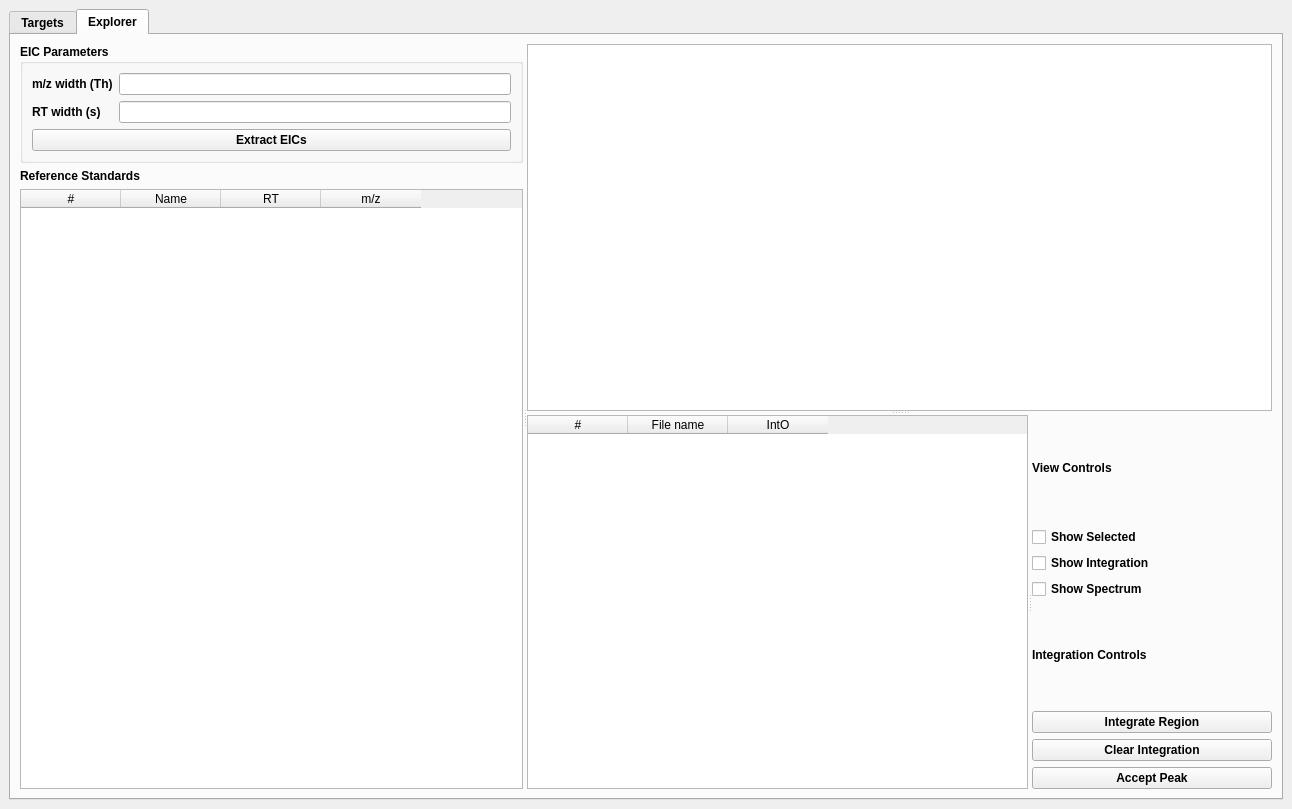
<?xml version="1.0" encoding="UTF-8"?>
<ui version="4.0">
 <class>TargetExplorer</class>
 <widget class="QDockWidget" name="TargetExplorer">
  <property name="geometry">
   <rect>
    <x>0</x>
    <y>0</y>
    <width>1292</width>
    <height>809</height>
   </rect>
  </property>
  <property name="font">
   <font>
    <weight>75</weight>
    <bold>true</bold>
   </font>
  </property>
  <property name="windowTitle">
   <string>Target Explorer</string>
  </property>
  <widget class="QWidget" name="dockWidgetContents">
   <layout class="QGridLayout" name="gridLayout_4">
    <item row="0" column="0">
     <widget class="QTabWidget" name="tabWidget">
      <property name="currentIndex">
       <number>1</number>
      </property>
      <widget class="QWidget" name="tab">
       <attribute name="title">
        <string>Targets</string>
       </attribute>
       <layout class="QGridLayout" name="gridLayout">
        <item row="0" column="0">
         <widget class="QTableWidget" name="standardTable">
          <property name="font">
           <font>
            <weight>50</weight>
            <bold>false</bold>
           </font>
          </property>
          <column>
           <property name="text">
            <string>#</string>
           </property>
          </column>
          <column>
           <property name="text">
            <string>Compound</string>
           </property>
          </column>
          <column>
           <property name="text">
            <string>Match</string>
           </property>
          </column>
          <column>
           <property name="text">
            <string>Ref RT</string>
           </property>
          </column>
          <column>
           <property name="text">
            <string>RT Error</string>
           </property>
          </column>
          <column>
           <property name="text">
            <string>Ref m/z</string>
           </property>
          </column>
          <column>
           <property name="text">
            <string>m/z Error</string>
           </property>
          </column>
         </widget>
        </item>
       </layout>
      </widget>
      <widget class="QWidget" name="tab_2">
       <attribute name="title">
        <string>Explorer</string>
       </attribute>
       <layout class="QGridLayout" name="gridLayout_8">
        <item row="0" column="0">
         <widget class="QSplitter" name="splitter_3">
          <property name="orientation">
           <enum>Qt::Horizontal</enum>
          </property>
          <widget class="QWidget" name="layoutWidget">
           <layout class="QVBoxLayout" name="verticalLayout">
            <item>
             <widget class="QGroupBox" name="groupBox">
              <property name="title">
               <string>EIC Parameters</string>
              </property>
              <layout class="QGridLayout" name="gridLayout_5">
               <item row="0" column="0" colspan="2">
                <layout class="QGridLayout" name="gridLayout_6">
                 <item row="1" column="0">
                  <widget class="QLabel" name="label_7">
                   <property name="text">
                    <string>RT width (s)</string>
                   </property>
                  </widget>
                 </item>
                 <item row="0" column="0">
                  <widget class="QLabel" name="label_6">
                   <property name="text">
                    <string>m/z width (Th)</string>
                   </property>
                  </widget>
                 </item>
                 <item row="1" column="1">
                  <widget class="QLineEdit" name="rtDisplayEntry">
                   <property name="font">
                    <font>
                     <weight>50</weight>
                     <bold>false</bold>
                    </font>
                   </property>
                  </widget>
                 </item>
                 <item row="0" column="1">
                  <widget class="QLineEdit" name="mzTolEntry">
                   <property name="font">
                    <font>
                     <weight>50</weight>
                     <bold>false</bold>
                    </font>
                   </property>
                  </widget>
                 </item>
                 <item row="2" column="0" colspan="2">
                  <widget class="QPushButton" name="extractEICsButton">
                   <property name="text">
                    <string>Extract EICs</string>
                   </property>
                  </widget>
                 </item>
                </layout>
               </item>
              </layout>
             </widget>
            </item>
            <item>
             <layout class="QGridLayout" name="gridLayout_7">
              <item row="0" column="0">
               <widget class="QLabel" name="label_9">
                <property name="font">
                 <font>
                  <weight>75</weight>
                  <bold>true</bold>
                 </font>
                </property>
                <property name="text">
                 <string>Reference Standards</string>
                </property>
               </widget>
              </item>
              <item row="1" column="0">
               <widget class="QTableWidget" name="refStandardsTable">
                <property name="font">
                 <font>
                  <weight>50</weight>
                  <bold>false</bold>
                 </font>
                </property>
                <column>
                 <property name="text">
                  <string>#</string>
                 </property>
                </column>
                <column>
                 <property name="text">
                  <string>Name</string>
                 </property>
                </column>
                <column>
                 <property name="text">
                  <string>RT</string>
                 </property>
                </column>
                <column>
                 <property name="text">
                  <string>m/z</string>
                 </property>
                </column>
               </widget>
              </item>
             </layout>
            </item>
           </layout>
          </widget>
          <widget class="QSplitter" name="splitter_2">
           <property name="orientation">
            <enum>Qt::Vertical</enum>
           </property>
           <widget class="GraphicsLayoutWidget" name="eicPlot"/>
           <widget class="QSplitter" name="splitter">
            <property name="orientation">
             <enum>Qt::Horizontal</enum>
            </property>
            <widget class="QTableWidget" name="samplesTable">
             <property name="font">
              <font>
               <weight>50</weight>
               <bold>false</bold>
              </font>
             </property>
             <column>
              <property name="text">
               <string>#</string>
              </property>
             </column>
             <column>
              <property name="text">
               <string>File name</string>
              </property>
             </column>
             <column>
              <property name="text">
               <string>IntO</string>
              </property>
             </column>
            </widget>
            <widget class="QWidget" name="layoutWidget_2">
             <layout class="QVBoxLayout" name="verticalLayout_4">
              <item>
               <layout class="QVBoxLayout" name="verticalLayout_2">
                <item>
                 <widget class="QLabel" name="label_10">
                  <property name="font">
                   <font>
                    <weight>75</weight>
                    <bold>true</bold>
                   </font>
                  </property>
                  <property name="text">
                   <string>View Controls</string>
                  </property>
                 </widget>
                </item>
                <item>
                 <widget class="QCheckBox" name="selectedOnlyCB">
                  <property name="text">
                   <string>Show Selected</string>
                  </property>
                 </widget>
                </item>
                <item>
                 <widget class="QCheckBox" name="showIntegrationCB">
                  <property name="text">
                   <string>Show Integration</string>
                  </property>
                 </widget>
                </item>
                <item>
                 <widget class="QCheckBox" name="showSpectrumCB">
                  <property name="text">
                   <string>Show Spectrum</string>
                  </property>
                 </widget>
                </item>
               </layout>
              </item>
              <item>
               <layout class="QVBoxLayout" name="verticalLayout_3">
                <item>
                 <widget class="QLabel" name="label_11">
                  <property name="font">
                   <font>
                    <weight>75</weight>
                    <bold>true</bold>
                   </font>
                  </property>
                  <property name="text">
                   <string>Integration Controls</string>
                  </property>
                 </widget>
                </item>
                <item>
                 <widget class="QPushButton" name="integrateRegionButton">
                  <property name="text">
                   <string>Integrate Region</string>
                  </property>
                 </widget>
                </item>
                <item>
                 <widget class="QPushButton" name="clearIntegrationButton">
                  <property name="text">
                   <string>Clear Integration</string>
                  </property>
                 </widget>
                </item>
                <item>
                 <widget class="QPushButton" name="acceptPeakButton">
                  <property name="text">
                   <string>Accept Peak</string>
                  </property>
                 </widget>
                </item>
               </layout>
              </item>
             </layout>
            </widget>
           </widget>
          </widget>
         </widget>
        </item>
       </layout>
      </widget>
     </widget>
    </item>
   </layout>
  </widget>
 </widget>
 <customwidgets>
  <customwidget>
   <class>GraphicsLayoutWidget</class>
   <extends>QGraphicsView</extends>
   <header>pyqtgraph</header>
  </customwidget>
 </customwidgets>
 <resources/>
 <connections/>
</ui>
